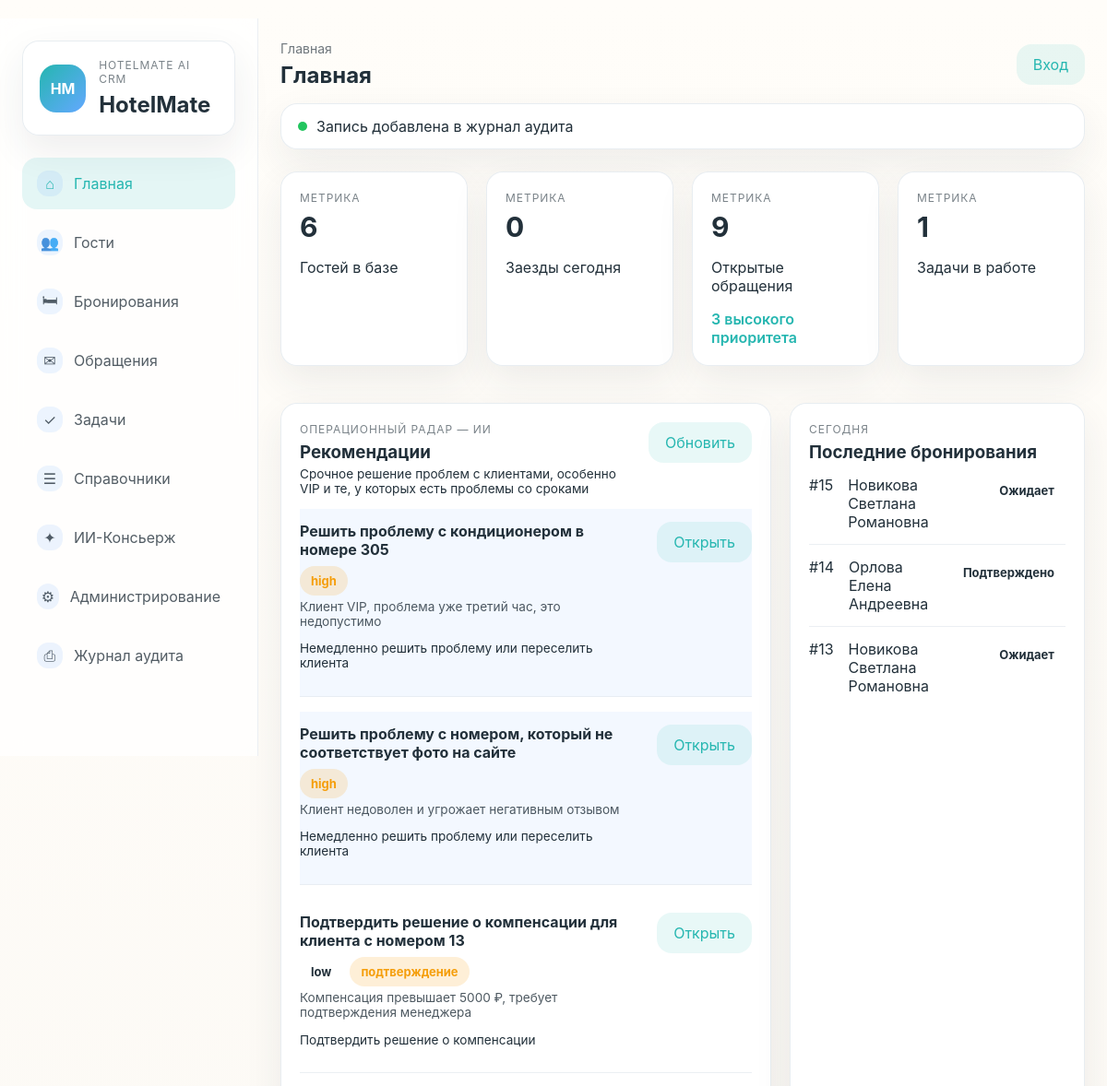
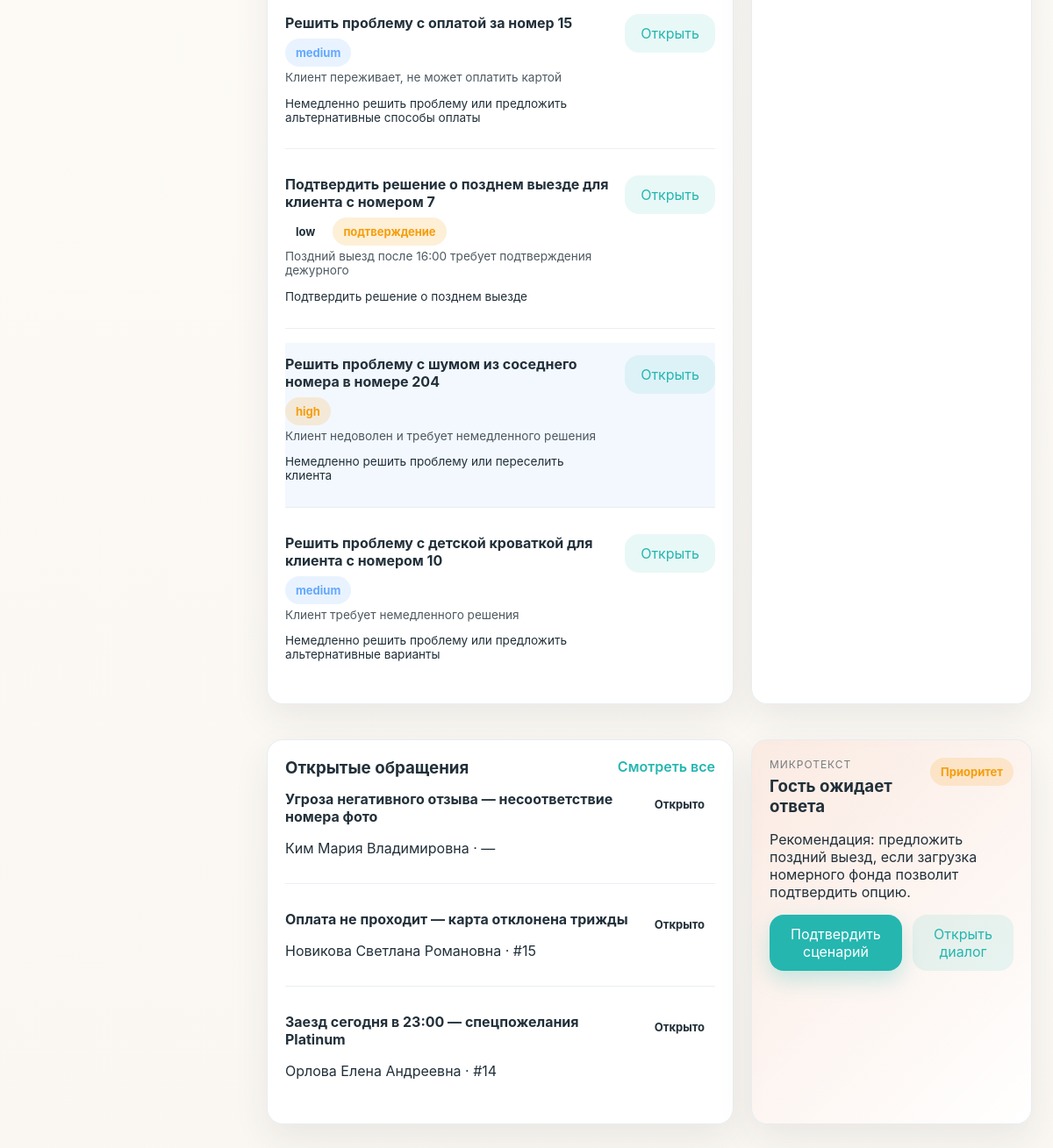
The page / on the database its author committed (2 pictures, top to bottom).
### ui/models.py (models this page shows, shortened)
class TimestampedModel(models.Model):
    created_at = models.DateTimeField(auto_now_add=True)
    updated_at = models.DateTimeField(auto_now=True)
    class Meta:
        abstract = True

class Booking(TimestampedModel):
    STATUS_PENDING = 'pending'
    STATUS_CONFIRMED = 'confirmed'
    STATUS_IN_HOUSE = 'in_house'
    STATUS_COMPLETED = 'completed'
    STATUS_CANCELLED = 'cancelled'
    client = models.ForeignKey(Client, on_delete=models.PROTECT, related_name='bookings', verbose_name='клиент')
    category = models.ForeignKey(RoomCategory, on_delete=models.PROTECT, related_name='bookings', verbose_name='категория')
    rate = models.ForeignKey(Rate, on_delete=models.PROTECT, related_name='bookings', verbose_name='тариф')
    room = models.ForeignKey(Room, on_delete=models.SET_NULL, related_name='bookings', verbose_name='номер', blank=True, null=True)
    check_in = models.DateField('дата_заезда')
    check_out = models.DateField('дата_выезда')
    status = models.ForeignKey('BookingStatus', on_delete=models.PROTECT, verbose_name='статус', db_column='status', to_field='code')
    source = models.ForeignKey('BookingSource', on_delete=models.PROTECT, verbose_name='источник', db_column='source', to_field='code')
    total_cost = models.DecimalField('итоговая_стоимость', max_digits=12, decimal_places=2)
    cancel_reason = models.TextField('причина отмены', blank=True, default='')
    cancel_penalty = models.DecimalField('штраф за отмену', max_digits=12, decimal_places=2, default=0)
    cancelled_at = models.DateTimeField('дата отмены', blank=True, null=True)
    cancel_source = models.CharField('источник отмены', max_length=80, blank=True, default='')
    cancel_initiator = models.CharField('инициатор отмены', max_length=80, blank=True, default='')
    class Meta:
        verbose_name = 'Бронирование'
        verbose_name_plural = 'Бронирования'

class Client(TimestampedModel):
    last_name = models.CharField('фамилия', max_length=150)
    first_name = models.CharField('имя', max_length=150)
    middle_name = models.CharField('отчество', max_length=150, blank=True, default='')
    birth_date = models.DateField('дата_рождения', blank=True, null=True)
    segment = models.ForeignKey('ClientSegment', on_delete=models.SET_NULL, null=True, blank=True, verbose_name='сегмент', db_column='segment', to_field='code')
    preferences = models.JSONField('предпочтения_json', blank=True, null=True)
    notes = models.TextField('примечания', blank=True, default='')
    loyalty_level = models.ForeignKey('LoyaltyLevel', on_delete=models.SET_NULL, null=True, blank=True, verbose_name='уровень лояльности', db_column='loyalty_level', to_field='code')
    loyalty_points = models.IntegerField('баллы лояльности', default=0)
    class Meta:
        verbose_name = 'Клиент'
        verbose_name_plural = 'Клиенты'
    def __str__(self) -> str:
        parts = [self.last_name, self.first_name]
        if self.middle_name:
            parts.append(self.middle_name)
        return ' '.join(parts)

class BookingStatus(models.Model):
    code = models.CharField('код', max_length=80, primary_key=True)
    label = models.CharField('название', max_length=200)
    order = models.PositiveIntegerField('порядок', default=0)
    class Meta:
        verbose_name = 'Статус бронирования'
        verbose_name_plural = 'Статусы бронирования'
        ordering = ['order']
    def __str__(self): return self.label

class Ticket(TimestampedModel):
    client = models.ForeignKey(Client, on_delete=models.PROTECT, related_name='tickets', verbose_name='клиент')
    booking = models.ForeignKey(Booking, on_delete=models.SET_NULL, related_name='tickets', verbose_name='бронирование', blank=True, null=True)
    subject = models.CharField('тема', max_length=200)
    priority = models.ForeignKey('TicketPriority', on_delete=models.PROTECT, verbose_name='приоритет', db_column='priority', to_field='code')
    status = models.ForeignKey('TicketStatus', on_delete=models.PROTECT, verbose_name='статус', db_column='status', to_field='code')
    sla_due_at = models.DateTimeField('sla_due_at', blank=True, null=True)
    class Meta:
        verbose_name = 'Обращение'
        verbose_name_plural = 'Обращения'

class TicketStatus(models.Model):
    code = models.CharField('код', max_length=80, primary_key=True)
    label = models.CharField('название', max_length=200)
    order = models.PositiveIntegerField('порядок', default=0)
    class Meta:
        verbose_name = 'Статус обращения'
        verbose_name_plural = 'Статусы обращений'
        ordering = ['order']
    def __str__(self): return self.label

### ui/views.py (the view)
# urls.py: path('', views.dashboard, name='dashboard'),
def dashboard(request: HttpRequest) -> HttpResponse:
    context = base_context('Главная', 'Главная', [{'label': 'Главная'}])
    report = ai_radar.last_valid_report()
    radar_items   = report.recommendations.get('items', [])   if report else []
    radar_summary = report.recommendations.get('summary', '') if report else ''
    open_tickets  = db.Ticket.objects.filter(status_id__in=['open', 'in_progress', 'pending']).count()
    high_tickets  = db.Ticket.objects.filter(status_id__in=['open', 'in_progress'], priority_id='high').count()
    active_guests = db.Client.objects.count()
    tasks_wip     = db.Task.objects.filter(status_id='in_progress').count()
    today         = timezone.localdate()
    today_checkins = db.Booking.objects.filter(check_in=today).count()
    context.update({
        'metrics': [
            {'label': 'Гостей в базе',        'value': active_guests,  'delta': ''},
            {'label': 'Заезды сегодня',        'value': today_checkins, 'delta': ''},
            {'label': 'Открытые обращения',    'value': open_tickets,   'delta': f'{high_tickets} высокого приоритета'},
            {'label': 'Задачи в работе',       'value': tasks_wip,      'delta': ''},
        ],
        'radar_items':   radar_items,
        'radar_summary': radar_summary,
        'radar_report':  report,
        'recent_bookings': db.Booking.objects.select_related('client').order_by('-created_at', '-id')[:3],
        'recent_tickets':  db.Ticket.objects.select_related('client', 'booking').order_by('-updated_at', '-id')[:3],
    })
    return render(request, 'ui/dashboard.html', context)

### ui/templates/ui/dashboard.html (shortened to what this page needs)
{% extends 'ui/base.html' %}
{% block content %}
<section class="metrics-grid">
    {% for metric in metrics %}
        <article class="metric-card card">
            <p class="eyebrow">Метрика</p>
            <h3>{{ metric.value }}</h3>
            <p>{{ metric.label }}</p>
            <span class="metric-delta">{{ metric.delta }}</span>
        </article>
    {% endfor %}
</section>
<section class="content-grid two-col-wide">
    <article class="card">
        <div class="section-head">
            <div>
                <p class="eyebrow">Операционный радар — ИИ</p>
                <h3>Рекомендации</h3>
                {% if radar_summary %}<p class="text-muted" style="margin-top:4px;font-size:.85rem">{{ radar_summary }}</p>{% endif %}
            </div>
            <form method="post" action="{% url 'ui:refresh_radar' %}" style="margin:0">
                <button class="btn btn-secondary" type="submit">Обновить</button>
            </form>
        </div>
        {% if radar_items %}
            <div class="stack-list">
                {% for item in radar_items %}
                    <div class="list-row {% if item.risk == 'high' %}soft-accent{% endif %}">
                        <div style="flex:1">
                            <div style="display:flex;align-items:center;gap:8px;flex-wrap:wrap">
                                <strong>{{ item.title }}</strong>
                                <span class="badge {% if item.risk == 'high' %}badge-warn{% elif item.risk == 'medium' %}badge-sky{% else %}badge-muted{% endif %}">
                                    {{ item.risk }}
                                </span>
                                {% if item.needs_approval %}<span class="badge badge-warn">подтверждение</span>{% endif %}
                            </div>
                            <p style="margin:4px 0 2px;font-size:.85rem;opacity:.8">{{ item.why }}</p>
                            <p style="font-size:.85rem">{{ item.action }}</p>
                        </div>
                        {% if item.entity and item.entity.type and item.entity.type != 'null' %}
                            <a class="btn btn-secondary"
                               href="{% if item.entity.type == 'ticket' %}{% url 'ui:ticket_detail' item.entity.id %}{% elif item.entity.type == 'booking' %}{% url 'ui:booking_detail' item.entity.id %}{% else %}#{% endif %}">
                                Открыть
                            </a>
                        {% endif %}
                    </div>
                {% endfor %}
            </div>
        {% endif %}
    </article>
    <article class="card">
        <div class="section-head">
            <div>
                <p class="eyebrow">Сегодня</p>
                <h3>Последние бронирования</h3>
            </div>
        </div>
        <div class="table-list">
            {% for booking in recent_bookings %}
                <a class="table-row" href="{% url 'ui:booking_detail' booking.id %}">
                    <span>#{{ booking.id }}</span>
                    <span>{{ booking.client }}</span>
                    <span class="badge status-booking-{{ booking.status|slugify }}">{{ booking.status }}</span>
                </a>
            {% empty %}
                <p class="empty-state">Пока нет бронирований для отображения.</p>
            {% endfor %}
        </div>
    </article>
</section>
<section class="content-grid two-col-wide">
    <article class="card">
        <div class="section-head">
            <h3>Открытые обращения</h3>
            <a href="{% url 'ui:tickets_list' %}" class="text-link">Смотреть все</a>
        </div>
        <div class="stack-list">
            {% for ticket in recent_tickets %}
                <div class="list-row">
                    <div>
                        <strong>{{ ticket.subject }}</strong>
                        <p>{{ ticket.client }} · {% if ticket.booking %}#{{ ticket.booking.id }}{% else %}—{% endif %}</p>
                    </div>
                    <span class="badge status-ticket-{{ ticket.status|slugify }}">{{ ticket.status }}</span>
                </div>
            {% empty %}
                <p class="empty-state">Нет активных обращений.</p>
            {% endfor %}
        </div>
    </article>
    <article class="card sunset-panel">
        <div class="section-head">
            <div>
                <p class="eyebrow">Микротекст</p>
                <h3>Гость ожидает ответа</h3>
            </div>
            <span class="badge badge-warn">Приоритет</span>
        </div>
        <p>Рекомендация: предложить поздний выезд, если загрузка номерного фонда позволит подтвердить опцию.</p>
        <div class="button-row">
            <button class="btn btn-primary" type="button">Подтвердить сценарий</button>
            <button class="btn btn-secondary" type="button">Открыть диалог</button>
        </div>
    </article>
</section>
{% endblock %}

### ui/templates/ui/base.html (shortened to what this page needs)
﻿{% load static %}
<!DOCTYPE html>
<html lang="ru">
<head>
    <link rel="stylesheet" href="{% static 'ui/styles.css' %}">
</head>
<body>
<div class="app-shell">
    <aside class="sidebar">
        <div class="brand-card">
            <div class="brand-mark">HM</div>
            <div>
                <p class="eyebrow">HotelMate AI CRM</p>
                <h1>HotelMate</h1>
            </div>
        </div>
        <nav class="sidebar-nav">
            {% for item in nav_items %}
                <a href="{% url item.url_name %}" class="nav-link {% if active_page == item.label %}active{% endif %}">
                    <span class="nav-icon">{{ item.icon }}</span>
                    <span>{{ item.label }}</span>
                </a>
            {% endfor %}
        </nav>
    </aside>
    <div class="main-area">
        <header class="topbar">
            <div>
                <div class="breadcrumbs">
                    {% for crumb in breadcrumbs %}
                        {% if crumb.url_name %}
                            <a href="{% url crumb.url_name %}">{{ crumb.label }}</a>
                        {% else %}
                            <span>{{ crumb.label }}</span>
                        {% endif %}
                    {% endfor %}
                </div>
                <h2>{{ page_title }}</h2>
            </div>
            <div class="topbar-actions">
                {% if request.user.is_authenticated %}
                    <span class="eyebrow">{{ request.user.username }}</span>
                    <form method="post" action="{% url 'logout' %}" style="display:inline;">
                        {% csrf_token %}
                        <button class="btn btn-secondary" type="submit">Выйти</button>
                    </form>
                {% else %}
                    <a class="btn btn-secondary" href="{% url 'login' %}" style="text-decoration:none; display:inline-flex; align-items:center; justify-content:center;">Вход</a>
                {% endif %}
            </div>
        </header>
        <section class="notice-banner">
            <span class="notice-dot"></span>
            <span>{{ notice }}</span>
        </section>
        <main class="page-content">
            {% block content %}{% endblock %}
        </main>
    </div>
</div>
</body>
</html>

### rows shown on the page
Booking: id "15", client "Новикова Светлана Романовна", status "Ожидает"
Booking: id "14", client "Орлова Елена Андреевна", status "Подтверждено"
Booking: id "13", client "Новикова Светлана Романовна", status "Ожидает"
Ticket: subject "Угроза негативного отзыва — несоответствие номера фото", client "Ким Мария Владимировна", status "Открыто"
Ticket: subject "Оплата не проходит — карта отклонена трижды", client "Новикова Светлана Романовна", booking.id "15", status "Открыто"
Ticket: subject "Заезд сегодня в 23:00 — спецпожелания Platinum", client "Орлова Елена Андреевна", booking.id "14", status "Открыто"

### other values the page prints
{{ item.icon }} "⌂" "👥" "🛏" "✉" "✓" "☰" "✦" "⚙" "⎙"
{{ item.label }} "Главная" "Гости" "Бронирования" "Обращения" "Задачи" "Справочники" "ИИ-Консьерж" "Администрирование" "Журнал аудита"
{{ crumb.label }} "Главная"
{{ page_title }} "Главная"
{{ notice }} "Запись добавлена в журнал аудита"
{{ metric.value }} "6" "0" "9" "1"
{{ metric.label }} "Гостей в базе" "Заезды сегодня" "Открытые обращения" "Задачи в работе"
{{ metric.delta }} "3 высокого приоритета"
{{ radar_summary }} "Срочное решение проблем с клиентами, особенно VIP и те, у которых есть проблемы со сроками"
{{ item.title }} "Решить проблему с кондиционером в номере 305" "Решить проблему с номером, который не соответствует фото на сайте" "Подтвердить решение о компенсации для клиента с номером 13" "Решить проблему с оплатой за номер 15" "Подтвердить решение о позднем выезде для клиента с номером 7" "Решить проблему с шумом из соседнего номера в номере 204" "Решить проблему с детской кроваткой для клиента с номером 10"
{{ item.risk }} "high" "high" "low" "medium" "low" "high" "medium"
{{ item.why }} "Клиент VIP, проблема уже третий час, это недопустимо" "Клиент недоволен и угрожает негативным отзывом" "Компенсация превышает 5000 ₽, требует подтверждения менеджера" "Клиент переживает, не может оплатить картой" "Поздний выезд после 16:00 требует подтверждения дежурного" "Клиент недоволен и требует немедленного решения" "Клиент требует немедленного решения"
{{ item.action }} "Немедленно решить проблему или переселить клиента" "Немедленно решить проблему или переселить клиента" "Подтвердить решение о компенсации" "Немедленно решить проблему или предложить альтернативные способы оплаты" "Подтвердить решение о позднем выезде" "Немедленно решить проблему или переселить клиента" "Немедленно решить проблему или предложить альтернативные варианты"
